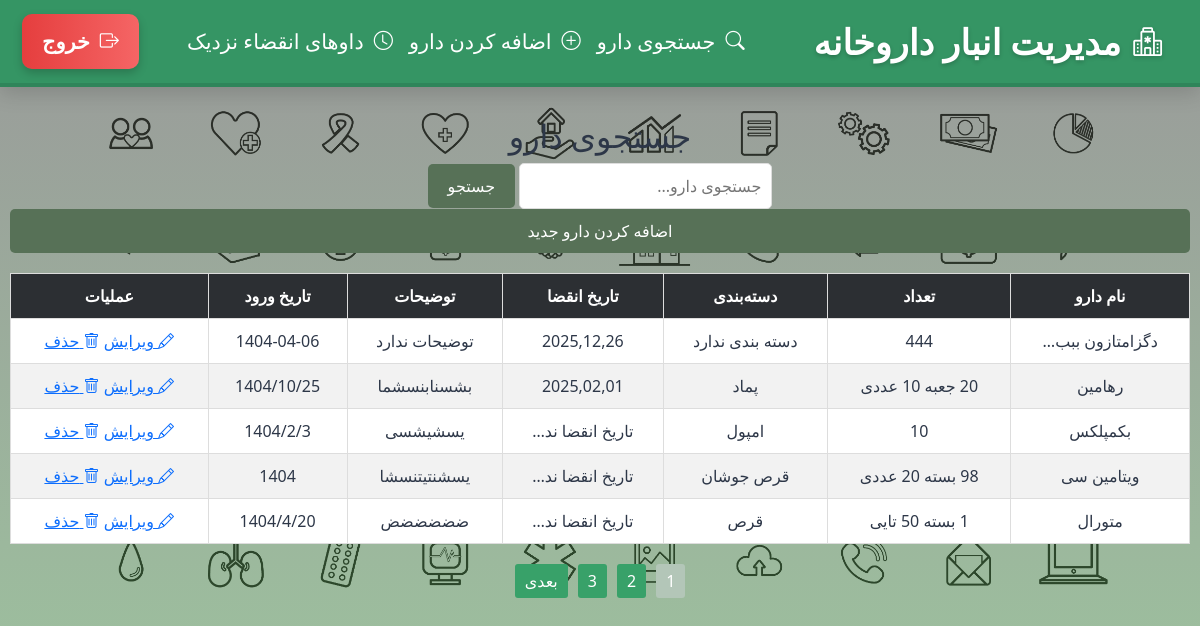
The page /search-drug (signed in) on the database as committed earlier.
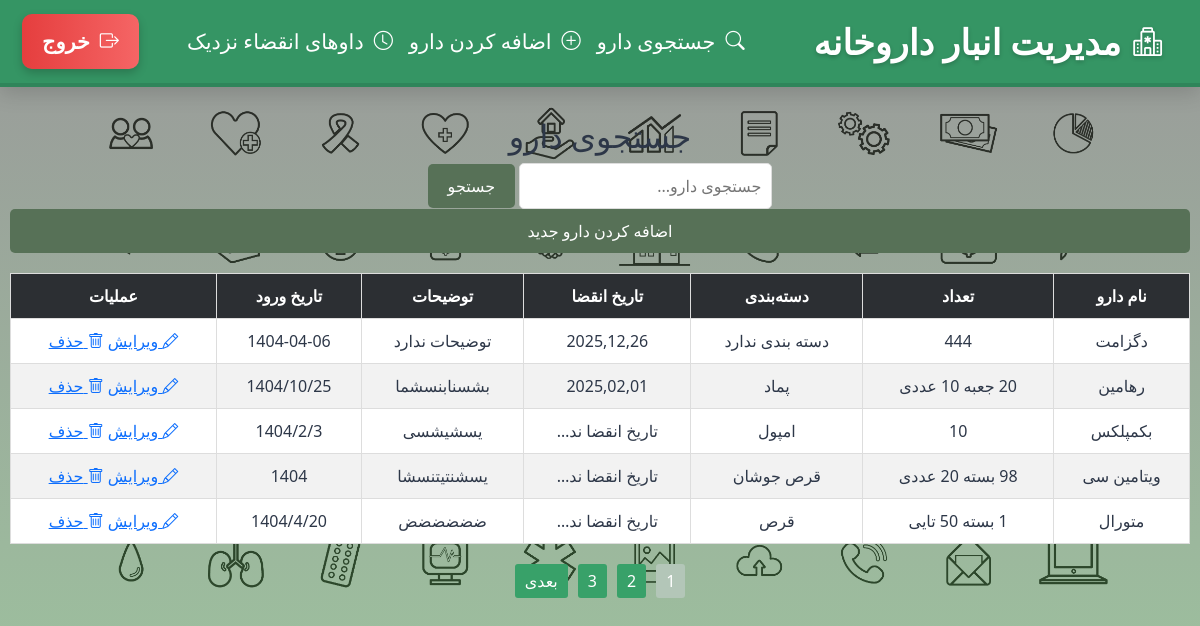
The same page on the database as committed later.
### index_module/models.py (models this page shows, shortened)
class Drugs(models.Model):
    name = models.CharField(max_length=200, verbose_name='نام دارو')
    category = models.CharField(max_length=200, verbose_name='دسته بندی دارو', null=True, blank=True)
    expiration_date = models.DateField(verbose_name='تاریخ انقضا دارو', null=True, blank=True)
    number = models.CharField(max_length=200 , verbose_name='تعداد دارو')
    description = models.CharField(max_length=400, verbose_name='توضیحات برای این دارو', null=True, blank=True)
    date_in_warehouse = models.CharField(max_length=200,verbose_name='تاریخ ورود دارو به انبار', null=True, blank=True)
    user = models.ForeignKey(settings.AUTH_USER_MODEL, on_delete=models.CASCADE, related_name='drugs', null=True)
    class Meta:
        verbose_name = 'داروها'
        verbose_name_plural = 'داروهای داروخانه'

### index_module/views.py (the view)
# urls.py: path('search-drug' , views.SearchDrugView.as_view() , name = 'search_drug'),
class SearchDrugView(LoginRequiredMixin, ListView):
    model = Drugs
    template_name = 'index_module/search_medicine.html'
    context_object_name = 'medicines'
    paginate_by = 5
    def get_queryset(self):
        query = self.request.GET.get('medicine_name', '')
        if query:
            objects = Drugs.objects.filter(name__icontains=query, user=self.request.user)
        else:
            objects = Drugs.objects.filter(user=self.request.user)
        return objects
    def get_context_data(self, **kwargs):
        context = super().get_context_data(**kwargs)
        context['search_query'] = self.request.GET.get('medicine_name', '')
        if context['search_query'] and len(self.get_queryset()) == 0:
            context['is_empty'] = True
        return context

### index_module/templates/index_module/search_medicine.html (shortened to what this page needs)
{% extends 'shared/base.html' %}
{% load static %}
{% block content %}
    <div class="table-container">
        <h2>جستجوی دارو</h2>
        <form method="get">
            <div>
                <input type="text" name="medicine_name" placeholder="جستجوی دارو..." value="{{ search_query }}" style="padding: 10px; border: 1px solid #ddd; border-radius: 5px; flex: 1;">
                <button type="submit" style="background: #577157; border: none; padding: 10px 20px; border-radius: 5px; color: #ffffff; transition: all 0.3s ease;">جستجو</button>
            </div>
        </form>
        <a href="{% url 'add_drug' %}" style="background: #577157; border: none; padding: 10px 20px; border-radius: 5px; color: #ffffff; text-decoration: none; transition: all 0.3s ease; display: block; margin-bottom: 20px;">اضافه کردن دارو جدید</a>
        {% if medicines %}
            <table>
                <thead>
                    <tr>
                        <th>نام دارو</th>
                        <th>تعداد</th>
                        <th>دسته‌بندی</th>
                        <th>تاریخ انقضا</th>
                        <th>توضیحات</th>
                        <th>تاریخ ورود</th>
                        <th>عملیات</th>
                    </tr>
                </thead>
                <tbody>
                    {% for medicine in medicines %}
                       <tr>
                            <td title="{{ medicine.name }}">{{ medicine.name|truncatechars:15}}</td>
                            <td title="{{ medicine.number }}">{{ medicine.number|truncatechars:15 }}</td>
                            <td title="{{ medicine.category }}">{{ medicine.category|default:"دسته بندی ندارد"|truncatechars:15 }}</td>
                            <td title="{{ medicine.expiration_date }}">{{ medicine.expiration_date|date:"Y,m,d" |default:"تاریخ انقضا ندارد"|truncatechars:15}}</td>
                            <td title="{{ medicine.description }}">{{ medicine.description|default:"توضیحات ندارد"|truncatechars:15 }}</td>
                            <td title="{{ medicine.date_in_warehouse }}">{{ medicine.date_in_warehouse|default:"تاریخ ورود به انبار وجود ندارد"|truncatechars:15 }}</td>
                            <td class="action-links">
                                <a href="{% url 'edit_drug' medicine.id %}"><i class="bi bi-pencil"></i> ویرایش</a>
                                <a href="{% url 'delete_drug' medicine.id %}"><i class="bi bi-trash"></i> حذف</a>
                            </td>
                        </tr>
                    {% endfor %}
                </tbody>
            </table>
            {% if page_obj.has_other_pages %}
                <div class="pagination">
                    {% for pageNumber in paginator.page_range %}
                        {% if page_obj.number == pageNumber %}
                            <span class="current-page">{{ pageNumber }}</span>
                        {% else %}
                            <a href="?page={{ pageNumber }}" class="btn-pag">{{ pageNumber }}</a>
                        {% endif %}
                    {% endfor %}
                    {% if page_obj.has_next %}
                        <a href="?page={{ page_obj.next_page_number }}" class="btn-pag">بعدی</a>
                    {% endif %}
                </div>
            {% endif %}
        {% endif %}
    </div>
{% endblock %}

Rows that differ between the two databases and show on the page:
changed Drugs "دسته بندی ندارد": name "دگزامتازون ببب…" → "دگزامت"
